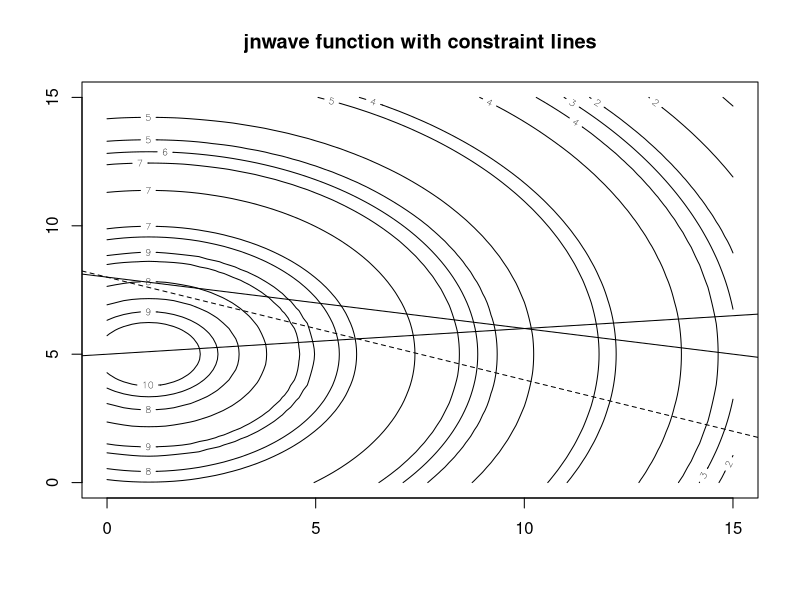
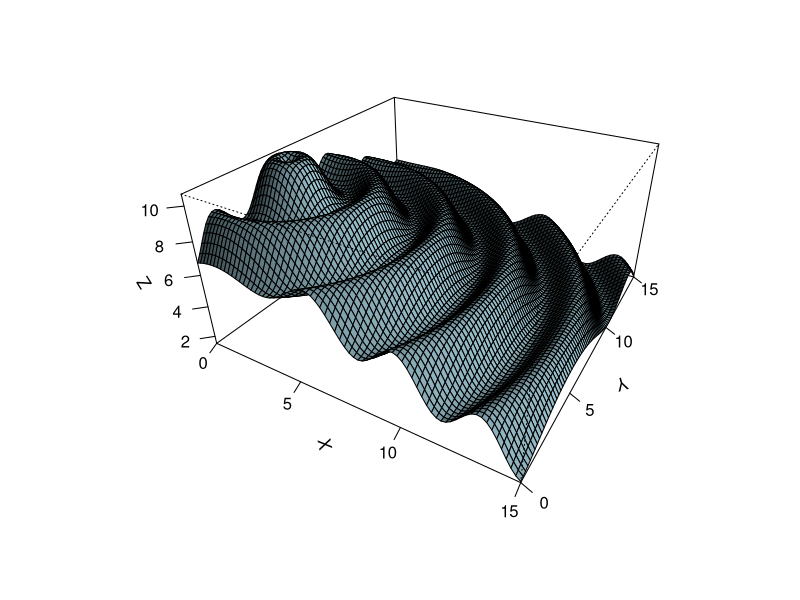

Source code (R) for these figures, in order:
x = seq(0,15, 0.2)
y = seq(0,15, 0.2)
a = c(5,8)
b = c(0.2, -0.1)
hc <- function(x, y) {
   d = sqrt((x-1)^2+(y-5)^2) # distance from (1,5)
   val = (10-.5*d)+sin(2*d)
}
#ht <- function(x, y, a, b) { # gives errors
#   d = sqrt((x-1)^2+(y-5)^2) # distance from (1,5)
#   val<-0
#   if(y<(a[1]+b[1]*x)) val <-10000
#   if(y>(a[2]+b[2]*x)) val <-10000
#   val <- val + (10-.5*d)+sin(2*d)
#}
z<-outer(x, y, hc)
contour(x, y, z)
abline(5, 0.1)
abline(8, -0.2)
par(lty="dashed")
abline(8, -0.4)
title("jnwave function with constraint lines")
# dev.print(postscript, file="/tmp/jnwavec01.eps", horizontal=FALSE,
#           onefile=FALSE, paper="special")


X11()
persp(x, y, z, theta = 30, phi = 30, expand = 0.5, col = "lightblue",
           ltheta = 120, shade = 0.75, ticktype = "detailed",
           xlab = "X", ylab = "Y", zlab = "Z") 

#dev.print(postscript, file="/tmp/jnwavep01.eps", horizontal=FALSE,
#           onefile=FALSE, paper="special")

